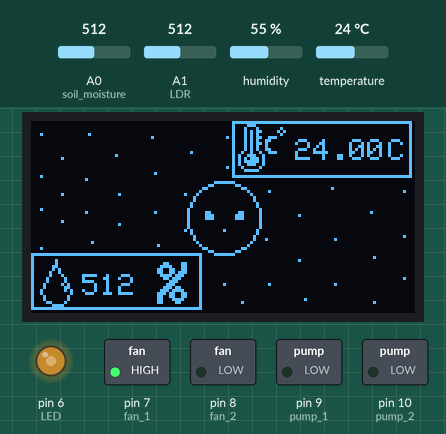
The sketch below on a simulated Arduino Uno, built with avr-gcc and run on an emulated ATmega328P. Parts: 128×64 one-colour display, switched loads named in the sketch (green lamp = pin HIGH), output pins drawn as LEDs (lit = HIGH). Inputs (shaded band) come from the test bench; at power-on: A0 (soil_moisture) = 512, temperature 24 °C, A1 (LDR) = 512, humidity 55 %. What the sketch prints to the serial monitor is not drawn.

Above: at 1.3 s.
1.4 s: A0 (soil_moisture) set to 684
At 2.7 s:
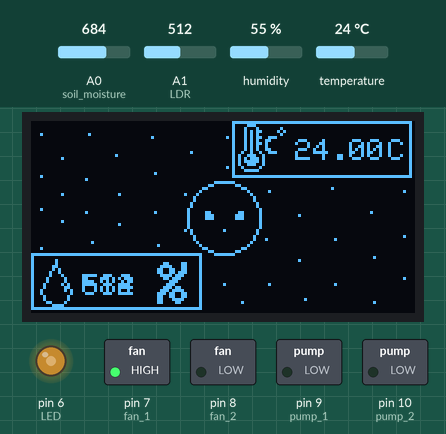
3.7 s: A0 (soil_moisture) set to 710
At 5.5 s:
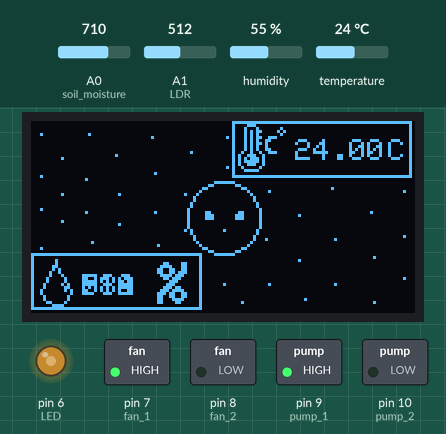
5.8 s: temperature set to 12 °C
At 7.6 s:
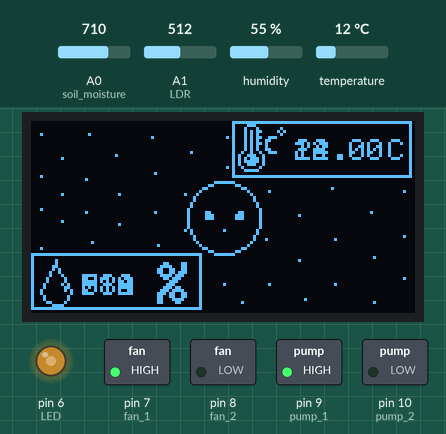
8.5 s: temperature set to 9 °C
At 10.4 s:
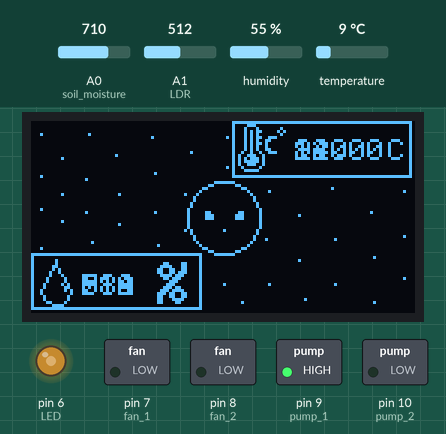
10.7 s: A1 (LDR) set to 306
At 12.0 s:
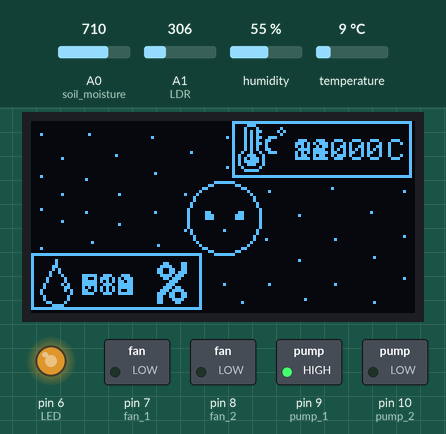
12.3 s: temperature set to 19 °C
At 14.0 s:
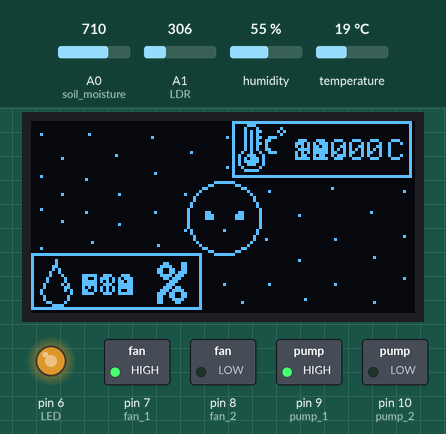
Timing chart, 0 to 15.5 s (numbered marks = the images above; inputs shaded):
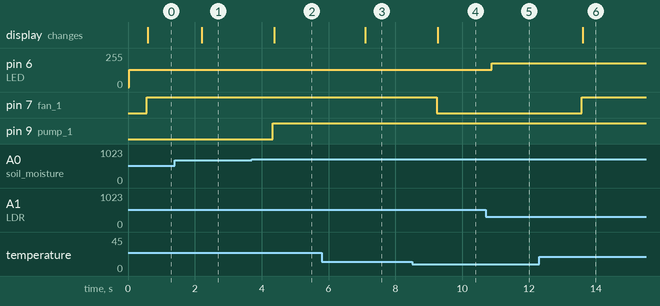

The sketch:

Smart_Green_House_2.ino
```cpp
static const unsigned char PROGMEM image_FaceNormal_bits[] = {0x60,0x0c,0x70,0x1c,0x70,0x1c,0x00,0x00,0x00,0x00,0x00,0x00,0x01,0x00};

static const unsigned char PROGMEM image_Layer_8_bits[] = {0x80,0x00,0x80,0x00,0x00,0x00,0x00,0x00,0x00,0x00,0x00,0x00,0x04,0x00,0x00,0x02,0x00,0x00,0x00,0x00,0x00,0x00,0x00,0x00,0x00,0x00,0x00,0x00,0x00,0x00,0x00,0x00,0x00,0x00,0x00,0x00,0x00,0x00,0x00,0x00,0x00,0x00,0x00,0x00,0x00,0x00,0x00,0x00,0x00,0x00,0x00,0x00,0x00,0x00,0x20,0x00,0x00,0x00,0x00,0x40,0x00,0x00,0x00,0x00,0x01,0x00,0x00,0x00,0x00,0x00,0x00,0x00,0x00,0x00,0x00,0x00,0x00,0x00,0x00,0x00,0x00,0x00,0x00,0x00,0x00,0x00,0x00,0x00,0x00,0x00,0x00,0x00,0x00,0x00,0x00,0x02,0x00,0x00,0x00,0x00,0x00,0x00,0x00,0x00,0x00,0x00,0x00,0x00,0x02,0x00,0x00,0x00,0x80,0x00,0x00,0x00,0x00,0x00,0x00,0x00,0x00,0x01,0x00,0x00,0x00,0x00,0x00,0x00,0x00,0x00,0x00,0x00,0x00,0x00,0x00,0x00,0x00,0x00,0x00,0x00,0x00,0x00,0x00,0x00,0x00,0x00,0x00,0x00,0x00,0x00,0x00,0x00,0x00,0x00,0x00,0x00,0x00,0x00,0x00,0x00,0x01,0x00,0x00,0x20,0x00,0x00,0x80,0x00,0x00,0x00,0x00,0x00,0x00,0x00,0x00,0x00,0x00,0x00,0x00,0x00,0x00,0x00,0x00,0x00,0x00,0x00,0x00,0x00,0x00,0x00,0x00,0x00,0x00,0x00,0x00,0x00,0x00,0x00,0x00,0x00,0x80,0x00,0x00,0x00,0x00,0x00,0x00,0x00,0x00,0x01,0x00,0x00,0x02,0x00,0x00,0x00,0x00,0x00,0x00,0x00,0x00,0x00,0x00,0x00,0x00,0x00,0x00,0x00,0x00,0x00,0x00,0x00,0x01,0x00,0x00,0x00,0x00,0x00,0x00,0x00,0x00,0x00,0x00,0x20,0x00,0x00,0x00,0x00,0x00,0x00,0x00,0x00,0x00,0x00,0x00,0x00,0x00,0x00,0x00,0x00,0x00,0x00,0x80,0x00,0x00,0x00,0x00,0x00,0x00,0x00,0x00,0x00,0x00,0x00,0x00,0x00,0x00,0x00,0x00,0x00,0x00,0x00,0x00,0x00,0x00,0x00,0x00,0x00,0x00,0x00,0x40,0x00,0x00,0x00,0x00,0x00,0x00,0x00,0x00,0x00,0x01,0x00,0x00,0x00,0x80,0x00,0x00,0x00,0x00,0x00,0x00,0x00};

static const unsigned char PROGMEM image_Layer_9_bits[] = {0x00,0x00,0x00,0x20,0x00,0x00,0x00,0x00,0x00,0x00,0x00,0x00,0x00,0x00,0x00,0x00,0x00,0x00,0x00,0x00,0x00,0x00,0x00,0x00,0x00,0x00,0x00,0x00,0x00,0x00,0x00,0x00,0x00,0x00,0x00,0x00,0x00,0x00,0x00,0x00,0x00,0x00,0x00,0x00,0x00,0x00,0x00,0x00,0x00,0x00,0x00,0x00,0x00,0x00,0x00,0x00,0x00,0x00,0x00,0x00,0x00,0x00,0x00,0x00,0x00,0x00,0x00,0x00,0x00,0x00,0x00,0x00,0x00,0x00,0x00,0x00,0x00,0x00,0x00,0x00,0x00,0x00,0x00,0x00,0x08,0x00,0x00,0x00,0x00,0x01,0x00,0x00,0x00,0x00,0x00,0x08,0x00,0x00,0x00,0x00,0x00,0x00,0x00,0x00,0x00,0x00,0x00,0x00,0x00,0x00,0x00,0x00,0x00,0x00,0x00,0x00,0x00,0x00,0x00,0x00,0x00,0x00,0x00,0x00,0x00,0x00,0x00,0x00,0x00,0x00,0x00,0x00,0x00,0x00,0x00,0x00,0x00,0x00,0x00,0x00,0x00,0x00,0x00,0x00,0x00,0x00,0x00,0x00,0x00,0x00,0x40,0x00,0x00,0x00,0x00,0x40,0x00,0x00,0x00,0x00,0x00,0x00,0x00,0x00,0x00,0x00,0x00,0x00,0x00,0x00,0x00,0x00,0x00,0x00,0x00,0x00,0x00,0x00,0x00,0x00,0x00,0x00,0x00,0x00,0x00,0x00,0x00,0x00,0x00,0x00,0x00,0x00,0x00,0x00,0x00,0x00,0x00,0x00,0x00,0x00,0x00,0x00,0x00,0x00,0x00,0x00,0x00,0x00,0x00,0x00,0x00,0x00,0x00,0x00,0x00,0x08,0x00,0x02,0x00,0x00,0x04,0x00,0x00,0x00,0x00,0x00,0x00,0x00,0x00,0x00,0x00,0x00,0x00,0x00,0x00,0x00,0x00,0x00,0x00,0x00,0x00,0x00,0x00,0x00,0x00,0x00,0x00,0x00,0x00,0x00,0x00,0x00,0x00,0x00,0x00,0x00,0x00,0x00,0x00,0x00,0x00,0x00,0x00,0x00,0x00,0x00,0x00,0x00,0x00,0x00,0x20,0x00,0x00,0x00,0x00,0x40,0x00,0x00,0x00,0x00,0x00,0x00,0x00,0x00,0x00,0x00,0x00,0x00,0x00,0x00,0x00,0x00,0x00,0x00,0x00,0x00,0x00,0x00,0x00,0x00,0x00,0x00,0x00,0x00,0x00,0x00,0x00,0x00,0x00,0x00,0x00,0x00,0x00,0x00,0x00,0x00,0x00,0x00,0x00,0x00,0x00,0x00,0x00,0x00,0x00,0x00,0x00,0x08,0x00,0x00,0x00,0x00,0x00,0x00,0x00,0x00,0x80,0x01,0x00,0x00,0x04,0x00,0x00,0x00,0x00,0x00,0x00,0x00,0x00,0x00,0x00,0x00,0x00,0x00,0x00,0x00,0x00,0x00,0x00,0x00,0x00,0x00,0x00,0x00,0x00,0x00,0x00,0x00,0x00,0x00,0x00,0x00,0x00,0x00,0x00,0x00,0x00,0x00,0x00,0x10,0x00,0x00,0x00,0x00,0x02,0x00,0x00,0x00,0x00,0x00,0x20,0x00};

static const unsigned char PROGMEM image_Percent_bits[] = {0x30,0xc0,0x78,0xc0,0xcc,0xc0,0xcd,0xc0,0x7b,0x80,0x37,0x00,0x0e,0x00,0x1c,0x00,0x3b,0x00,0x77,0x80,0xec,0xc0,0xcc,0xc0,0xc7,0x80,0xc3,0x00};

static const unsigned char PROGMEM image_weather_humidity_white_bits[] = {0x04,0x00,0x04,0x00,0x0c,0x00,0x0a,0x00,0x12,0x00,0x11,0x00,0x20,0x80,0x20,0x80,0x41,0x40,0x40,0xc0,0x80,0xa0,0x80,0x20,0x40,0x40,0x40,0x40,0x30,0x80,0x0f,0x00};

static const unsigned char PROGMEM image_weather_temperature_bits[] = {0x1c,0x00,0x22,0x02,0x2b,0x05,0x2a,0x02,0x2b,0x38,0x2a,0x60,0x2b,0x40,0x2a,0x40,0x2a,0x60,0x49,0x38,0x9c,0x80,0xae,0x80,0xbe,0x80,0x9c,0x80,0x41,0x00,0x3e,0x00};
#include <Wire.h>
#include <Adafruit_GFX.h>
#include <Adafruit_SSD1306.h>

#define SCREEN_WIDTH 128 // OLED display width, in pixels
#define SCREEN_HEIGHT 64 // OLED display height, in pixels

#define OLED_RESET     -1 // Reset pin # (or -1 if sharing Arduino reset pin)
#define SCREEN_ADDRESS 0x3C ///< See datasheet for Address; 0x3D for 128x64, 0x3C for 128x32
Adafruit_SSD1306 display(SCREEN_WIDTH, SCREEN_HEIGHT, &Wire, OLED_RESET);
#include <DHT.h>
#define DHTPIN 2
#define DHTTYPE DHT11
DHT dht(DHTPIN, DHTTYPE);
//motors
int fan_1  = 7;
int fan_2  = 8;
int pump_1 = 9;
int pump_2 =10;
//sensors
int soil_moisture = A0;
int LDR = A1;
//LEDs
int LED = 6;

void setup() {
  // put your setup code here, to run once:
pinMode(fan_1,OUTPUT);
pinMode(fan_2,OUTPUT);
pinMode(pump_1,OUTPUT);
pinMode(pump_2,OUTPUT);
pinMode(LED,OUTPUT);
pinMode(LDR,INPUT);

dht.begin();
Serial.begin(9600);
display.begin(SSD1306_SWITCHCAPVCC, SCREEN_ADDRESS);
display.clearDisplay();
}


void loop() {
  // put your main code here, to run repeatedly:
  //LDR
int LDR_value = analogRead(LDR);//analog-->(0,1023)
int LED_value = map(LDR_value,0,1023,255,0);// غيرنا رينج القيم وعكسناها
analogWrite(LED,LED_value);//pwm-->(0,255)
delay(200);

//soil_moisture&pump
int soil_value = analogRead(soil_moisture);
Serial.println("soil_moisture = " );
Serial.println(soil_value );
delay(300);
if (soil_value>700)
{
  digitalWrite(pump_1,HIGH);
  digitalWrite(pump_2,LOW);
}else{
  digitalWrite(pump_1,LOW);
  digitalWrite(pump_2,LOW);
}
//DHT&fan
float temp =dht.readTemperature();
if (temp>10){
  digitalWrite(fan_1,HIGH);
  digitalWrite(fan_2,LOW);
}else{
  digitalWrite(fan_1,LOW);
  digitalWrite(fan_2,LOW);}

  Serial.println("temperature = " );
   Serial.println(temp );
//oledDisplay

// FaceNormal
display.drawBitmap(57, 30, image_FaceNormal_bits, 15, 7, 1);

// Layer 2
display.drawCircle(64, 32, 12, 1);

// Layer 3
display.drawRect(67, 0, 60, 19, 1);

// Layer 4
display.drawRect(0, 44, 57, 19, 1);

// Layer 5
display.setTextColor(1);
display.setTextWrap(false);
//display.setFont(&FreeMonoBold9pt7b);
display.setCursor(52, 29);
display.print("");

// Layer 6
display.setFont();
display.setCursor(2, 52);
display.print("");

// Layer 7
display.setCursor(65, 6);
display.print("         C");

// Layer 8
display.drawBitmap(3, 4, image_Layer_8_bits, 63, 39, 1);

// Layer 9
display.drawBitmap(64, 12, image_Layer_9_bits, 61, 49, 1);

// weather_temperature
display.drawBitmap(69, 1, image_weather_temperature_bits, 16, 16, 1);

// weather_humidity_white
display.drawBitmap(3, 46, image_weather_humidity_white_bits, 11, 16, 1);

// Percent
display.drawBitmap(42, 47, image_Percent_bits, 10, 14, 1);

display.setCursor(17, 51);
display.print(soil_value);
display.setCursor(88,  6);
display.print(temp);
display.display();

}
```

Measured:
- the behaviour switches between 700 and 701 on A0 (soil_moisture) (found by bisection; images 1 and 2)
- the behaviour switches between 11 and 10 °C on temperature (found by bisection; images 3 and 4)
- after the input at 1.4 s, the display: changes after 0.80 s (image 1)
- after the input at 3.7 s, pin 9 (pump_1): LOW → HIGH after 0.63 s; the display: changes after 0.67 s (image 2)
- after the input at 5.8 s, the display: changes after 1.3 s (image 3)
- after the input at 8.5 s, pin 7 (fan_1): HIGH → LOW after 0.73 s; the display: changes after 0.77 s (image 4)
- after the input at 10.7 s, pin 6 (LED): 128/255 → 179/255 after 0.18 s
- after the input at 12.3 s, pin 7 (fan_1): LOW → HIGH after 1.3 s; the display: changes after 1.3 s (image 6)
